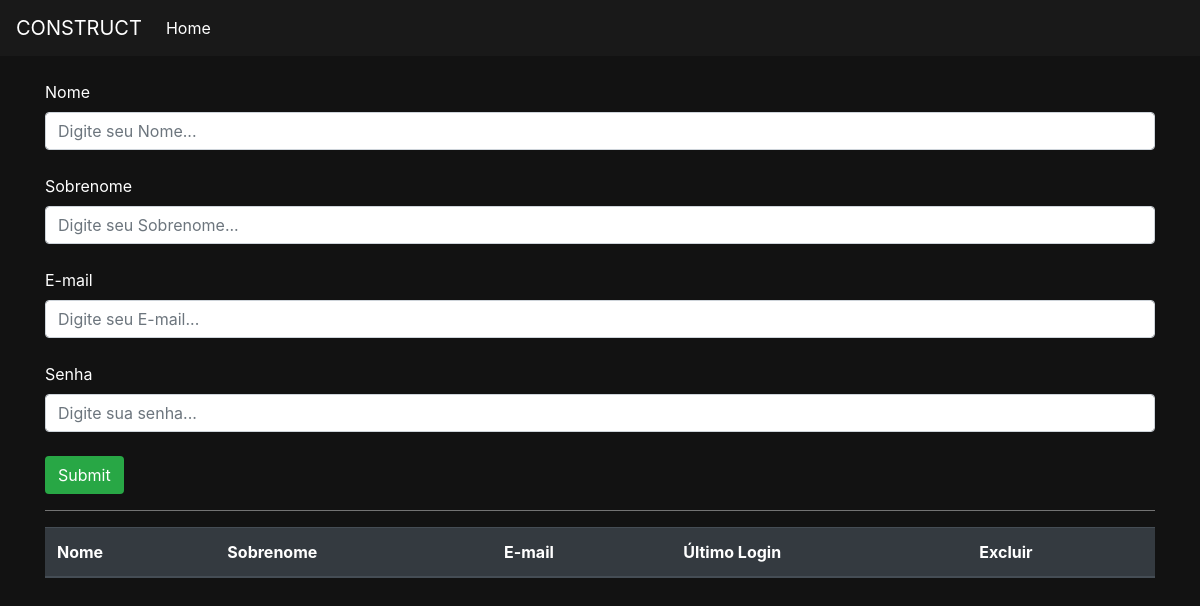
The app's page /auth/cadastrar_vendedor/, older data.
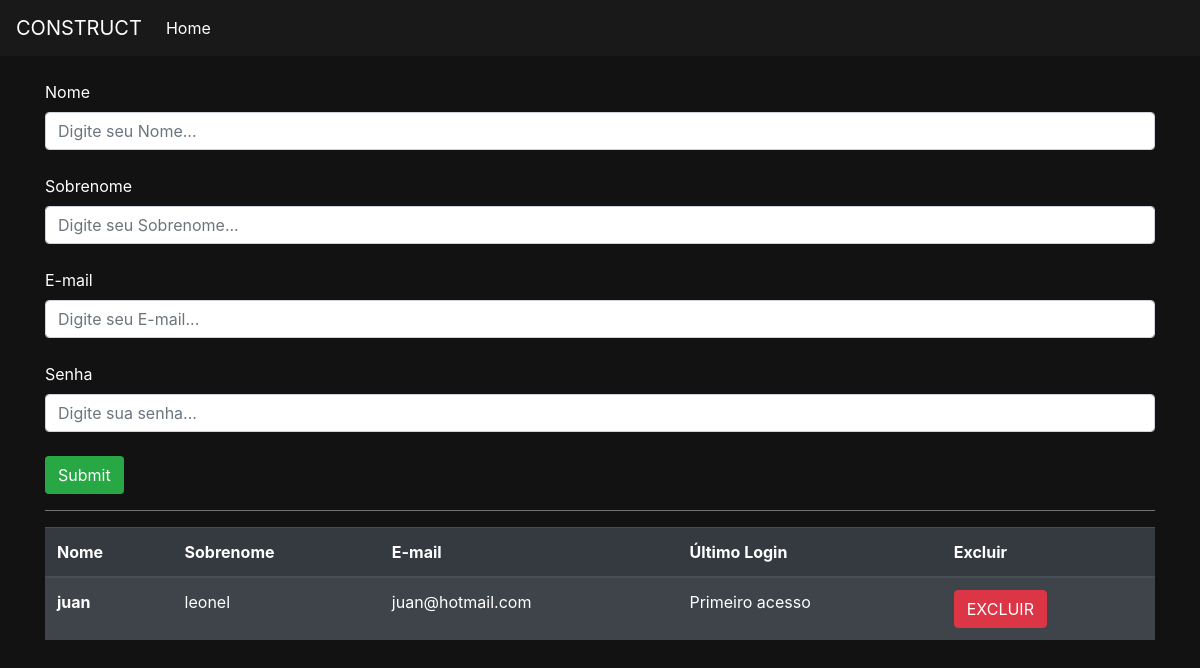
The same page, newer data.
### usuarios/models.py (models this page shows)
class Users(AbstractUser):
  choices_cargo = (('V', 'Vendedor'),
                   ('G', 'Gerente'))
  cargo = models.CharField(max_length=1, choices=choices_cargo)

### usuarios/views.py (the view, shortened to what this page needs)
# urls.py: path('cadastrar_vendedor/', views.cadastrar_vendedor, name="cadastrar_vendedor"),
@has_permission_decorator('cadastrar_vendedor')
def cadastrar_vendedor(request):
  if request.method == "GET":
    vendedores = Users.objects.filter(cargo = "V")
    return render(request, 'cadastrar_vendedor.html', {'vendedores': vendedores})

### usuarios/templates/cadastrar_vendedor.html (shortened to what this page needs)
{% extends 'base.html' %}
{% block 'body' %}
  <div class="container">
    <form action="{% url 'cadastrar_vendedor' %}" method="POST">{% csrf_token %}
      <br>
      <label>Nome</label>
      <input type="text" placeholder="Digite seu Nome..." name="nome" class="form-control">
      <br>
      <label>Sobrenome</label>
      <input type="text" placeholder="Digite seu Sobrenome..." name="sobrenome" class="form-control">
      <br>
      <label>E-mail</label>
      <input type="email" placeholder="Digite seu E-mail..." name="email" class="form-control">
      <br>
      <label>Senha</label>
      <input type="password" placeholder="Digite sua senha..." name="senha" class="form-control">
      <br>
      <input type="submit" class="btn badge-success">
    </form>
    <hr class="bg-hr">
      <table class="table table-striped table-dark">
        <thead>
          <tr>
            <th scope="col">Nome</th>
            <th scope="col">Sobrenome</th>
            <th scope="col">E-mail</th>
            <th scope="col">Último Login</th>
            <th scope="col">Excluir</th>
          </tr>
        </thead>
        <tbody>
          {% for vendedor in vendedores %}
            <tr>
              <th>{{vendedor.first_name}}</th>
              <td>{{vendedor.last_name}}</td>
              <td>{{vendedor.email}}</td>
              <td>{% if not vendedor.last_login %}
                    Primeiro acesso
                  {% else %}
                    {{vendedor.last_login}}
                  {% endif %}
              </td>
              <td><a href="{% url 'excluir_usuario' vendedor.id %}" class="btn btn-danger">EXCLUIR</a></td>
          {% endfor %}
        </tbody>
      </table>
  </div>
{% endblock %}

Row changes from the older to the newer data that the page shows:
added Users: first_name "juan", last_name "leonel", email "juan@hotmail.com", shows "Primeiro acesso"
